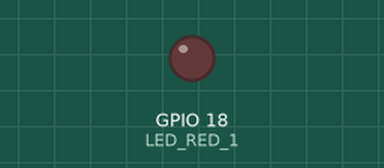
Recording of a sketch running on a simulated ESP32. Parts: output pins drawn as LEDs (lit = HIGH). WiFi joins after 1.5 s; servers stay silent unless stated; what the sketch prints to the serial monitor is not drawn.

Above: at 2.7 s.
Timing chart, 0 to 4.2 s (numbered marks = the images above):
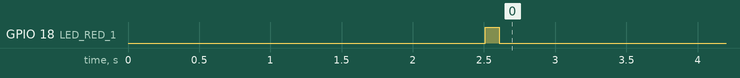

The sketch:

WiFi-Connect-Flash-LED.ino
```cpp
/**
 * ESP32 WiFi with Connection Confirmation via LED
 *
 */

#include <WiFi.h>

#define RETRY_PERIOD 1000
#define RETRY_ADJUSTMENT 500
#define MAX_ATTEMPTS 5

#define LED_ON_PERIOD 100
#define LED_RED_1   18


const char* ssid = "NMT-IoT";
const char* password = "Do Not Share M3!";

void setup() {
  Serial.begin(115200);

  pinMode(LED_RED_1, OUTPUT);

  bool connected = wiFiConnect();

  if (connected) {
    Serial.println();
    Serial.println("Connected");
    wiFiDetails();
    flashLed(LED_RED_1, LED_ON_PERIOD);
  } else {
    Serial.println();
    Serial.println("Connection Failed");
  }
}

void loop() {


}

bool wiFiConnect() {
  int attempts = 0;

  WiFi.mode(WIFI_STA);
  WiFi.begin(ssid, password);

  Serial.println("Connecting to WiFi...");

  while (WiFi.status() != WL_CONNECTED && attempts < MAX_ATTEMPTS) {
    Serial.print(".");
    delay(RETRY_PERIOD + RETRY_ADJUSTMENT * attempts);
    attempts++;
  }

  return attempts < MAX_ATTEMPTS;
}

void wiFiDetails() {
  Serial.println();
  Serial.print("Local IP:        ");
  Serial.println(WiFi.localIP());
  Serial.print("Gateway IP:      ");
  Serial.println(WiFi.gatewayIP());
  Serial.print("Signal Strength: ");
  Serial.println(WiFi.RSSI());
  Serial.print("Hostname:        ");
  Serial.println(WiFi.getHostname());
}

void flashLed(int ledPin, int timeOn){
  digitalWrite(ledPin, HIGH);
  delay(timeOn);
  digitalWrite(ledPin, LOW);
}
```
